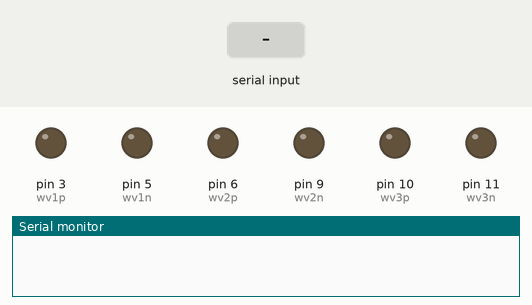
Recording of a sketch running on a simulated Arduino Uno, built with avr-gcc and run on an emulated ATmega328P. On the bench: output pins drawn as LEDs (lit = HIGH), the last lines printed to the serial monitor. The test bench sets the inputs (shaded band).

Above: at 1.2 s.
1.3 s: "u" received over Serial
At 1.6 s:
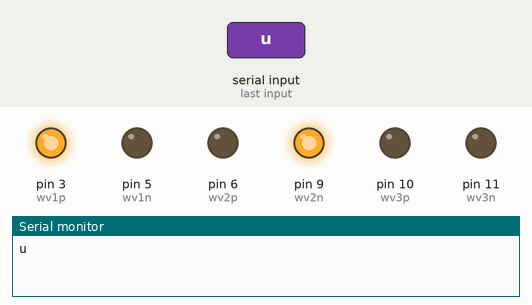
2.8 s: "l" received over Serial
At 4.0 s:
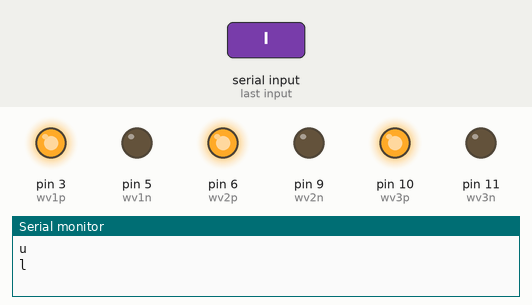
4.3 s: "r" received over Serial
At 5.1 s:
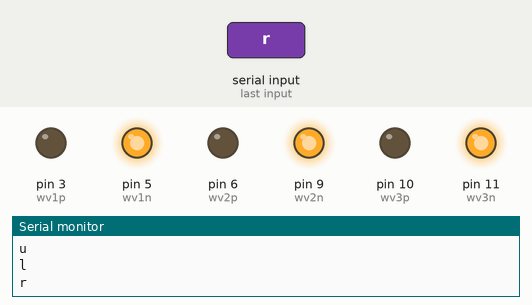
5.8 s: "d" received over Serial
At 6.2 s:
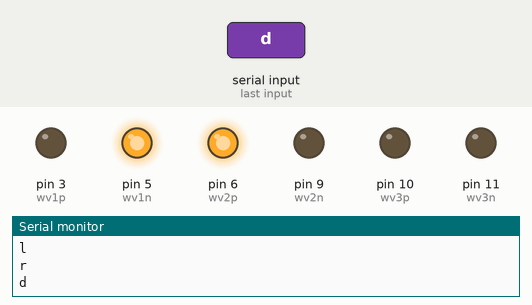
Timing chart, 0 to 8.3 s (numbered marks = the images above; inputs shaded):
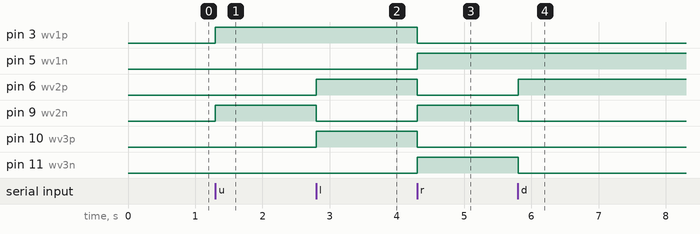

Measured:
- after the input at 1.3 s, pin 3 (wv1p), pin 9 (wv2n): LOW → HIGH at once
- after the input at 2.8 s, pin 6 (wv2p), pin 10 (wv3p): LOW → HIGH at once; pin 9 (wv2n): HIGH → LOW at once
- after the input at 4.3 s, pin 3 (wv1p), pin 6 (wv2p), pin 10 (wv3p): HIGH → LOW at once; pin 5 (wv1n), pin 9 (wv2n), pin 11 (wv3n): LOW → HIGH at once
- after the input at 5.8 s, pin 6 (wv2p): LOW → HIGH at once; pin 9 (wv2n), pin 11 (wv3n): HIGH → LOW at once

The sketch:

PrimitiveControl.ino
```cpp
#define wv1p 3
#define wv1n 5
#define wv2p 6
#define wv2n 9
#define wv3p 10
#define wv3n 11

char incomingByte;
void setup(){
  Serial.begin(9600);

   pinMode(wv1p,OUTPUT);
   pinMode(wv2p,OUTPUT);
   pinMode(wv3p,OUTPUT);
   pinMode(wv1n,OUTPUT);
   pinMode(wv2n,OUTPUT);
   pinMode(wv3n,OUTPUT);
}
void loop(){
   while(Serial.available()){
    incomingByte = Serial.read();
    Serial.println(incomingByte);
    if(incomingByte=='u'){
        analogWrite(wv1p,0);
        analogWrite(wv1n,0);
        analogWrite(wv2p,0);
        analogWrite(wv2n,0);
        analogWrite(wv3p,0);
        analogWrite(wv3n,0);
        analogWrite(wv1p,255);
        analogWrite(wv1n,0);
        analogWrite(wv2p,0);
        analogWrite(wv2n,255);
      }
    else if(incomingByte=='l'){
      analogWrite(wv1p,0);
        analogWrite(wv1n,0);
        analogWrite(wv2p,0);
        analogWrite(wv2n,0);
        analogWrite(wv3p,0);
        analogWrite(wv3n,0);
        analogWrite(wv1p,255);
        analogWrite(wv1n,0);
        analogWrite(wv2p,255);
        analogWrite(wv2n,0);
        analogWrite(wv3p,255);
        analogWrite(wv3n,0);
    }
    else if(incomingByte=='r'){
        analogWrite(wv1p,0);
        analogWrite(wv1n,0);
        analogWrite(wv2p,0);
        analogWrite(wv2n,0);
        analogWrite(wv3p,0);
        analogWrite(wv3n,0);
        analogWrite(wv1p,0);
        analogWrite(wv1n,255);
        analogWrite(wv2p,0);
        analogWrite(wv2n,255);
        analogWrite(wv3p,0);
        analogWrite(wv3n,255);
    }
    else if(incomingByte=='d'){
        analogWrite(wv1p,0);
        analogWrite(wv1n,0);
        analogWrite(wv2p,0);
        analogWrite(wv2n,0);
        analogWrite(wv3p,0);
        analogWrite(wv3n,0);
        analogWrite(wv1n,255);
        analogWrite(wv1p,0);
        analogWrite(wv2n,0);
        analogWrite(wv2p,255);
    }
    else if(incomingByte == 's'){
        analogWrite(wv1p,0);
        analogWrite(wv1n,0);
        analogWrite(wv2p,0);
        analogWrite(wv2n,0);
        analogWrite(wv3p,0);
        analogWrite(wv3n,0);
    }
   }

}
 /* else if(!Serial.available()){analogWrite(wv1p,0);
        analogWrite(wv1n,0);
        analogWrite(wv2p,0);
        analogWrite(wv2n,0);
        analogWrite(wv3p,0);
        analogWrite(wv3n,0);}
}
/*
void straight()
{
  digitalWrite(wv1p,HIGH);
  digitalWrite(wv2n,HIGH);
  digitalWrite(wv1n,LOW);
  digitalWrite(wv2p,LOW);
}
void down()
{digitalWrite(wv1p,LOW);digitalWrite(wv2n,LOW);
digitalWrite(wv1n,HIGH);digitalWrite(wv2p,HIGH);
}
void left()
{digitalWrite(wv1p,HIGH);digitalWrite(wv2p,HIGH);digitalWrite(wv3p,HIGH);
digitalWrite(wv1n,LOW);digitalWrite(wv2n,LOW);digitalWrite(wv3n,LOW);
}
void right()
{digitalWrite(wv1n,HIGH);digitalWrite(wv2n,HIGH);digitalWrite(wv3n,HIGH);
digitalWrite(wv1p,LOW);digitalWrite(wv2p,LOW);digitalWrite(wv3p,LOW);
}
*/
```
